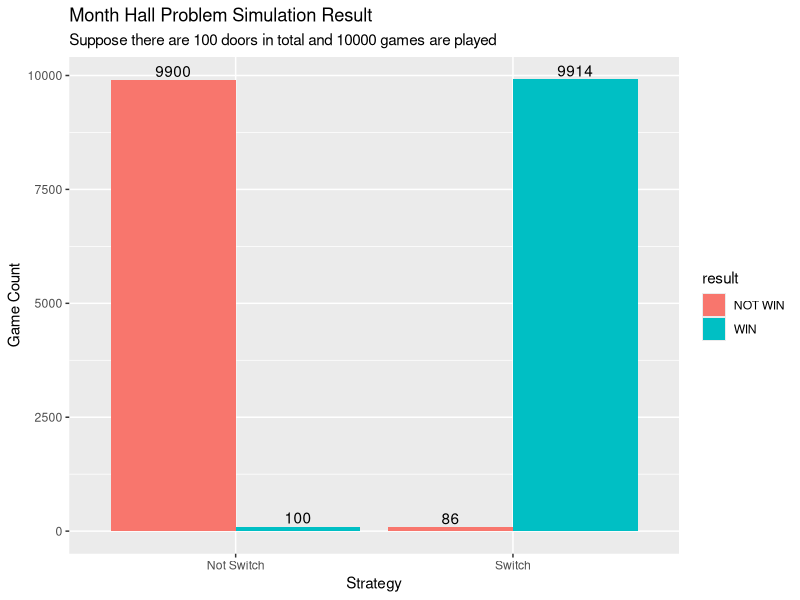

Here is the R script that generated this plot:
# Monty Hall problem simulation

# load necessary packages
library(tidyverse)

# single game function
monty_hall_game <- function(door_num = 3, switch = FALSE) {
        # given the number of doors and whehter the player is going to swith the selection
        # return whether the play win the price
        doors <- seq(from = 1, to = door_num)
        
        door_price <- base::sample(doors, 1)
        initial_selection <- base::sample(doors, 1)
        
        if (switch) {
                # cross out doors
                door_not_selected <- doors[!doors %in% c(initial_selection)]
                
                if (door_price == initial_selection) {
                        door_cross_out <- base::sample(doors[!doors %in% c(door_price, initial_selection)], door_num - 2)
                } else {
                        door_cross_out <- doors[!doors %in% c(door_price, initial_selection)]
                }
                
                second_selection <- door_not_selected[!door_not_selected %in% door_cross_out]
                result <- ifelse(second_selection == door_price, "WIN", "NOT WIN")
        } else {
                result <- ifelse(initial_selection == door_price, "WIN", "NOT WIN")
        }
        
        return(result)
}

# simulation function
monty_hall_sim <- function(door_num = 3, game = 100, switch = FALSE) {
        # given number of doors, how many games are going to be played, the strategy the play chooses
        # return a data frame contains game index and game result
        
        ls_result <- vector("character", length(game))
        ls_strategy <- rep(switch, game)
        
        for (i in 1:game) {
                ls_result[i] <- monty_hall_game(door_num, switch)
        }
        
        df_final <- tibble(game_index = seq(1, game), switch = ls_strategy, result = ls_result)
        
        return(df_final)
}

# run simulation
DOOR_NUM <- 100
GAME <- 10000
df_sim_not_switch <- monty_hall_sim(DOOR_NUM, game = GAME, switch = FALSE)
df_sim_switch <- monty_hall_sim(DOOR_NUM, game = GAME, switch = TRUE)

# visual check
df <- bind_rows(df_sim_not_switch, df_sim_switch) %>%
        group_by(switch, result) %>%
        summarise(count = n()) %>%
        ungroup() %>%
        mutate(switch = ifelse(switch == TRUE, "Switch", "Not Switch"))
ggplot(df, aes(x = switch, y = count, fill = result)) +
        geom_bar(stat = "identity", position = "dodge") +
        geom_text(aes(label = count), position = position_dodge(width=0.9), vjust=-0.25) +
        labs(x = "Strategy", y = "Game Count", title = "Month Hall Problem Simulation Result", 
             subtitle = paste0("Suppose there are ", DOOR_NUM, " doors in total and ", 
                               GAME, " games are played"))

